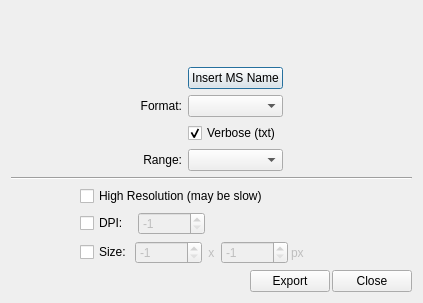
<?xml version="1.0" encoding="UTF-8"?>
<ui version="4.0">
 <class>ExportTab</class>
 <widget class="QDialog" name="ExportTab">
  <property name="geometry">
   <rect>
    <x>0</x>
    <y>0</y>
    <width>423</width>
    <height>303</height>
   </rect>
  </property>
  <property name="maximumSize">
   <size>
    <width>16777215</width>
    <height>16777215</height>
   </size>
  </property>
  <property name="windowTitle">
   <string>PlotMS Export Tab</string>
  </property>
  <layout class="QVBoxLayout" name="verticalLayout_2">
   <item>
    <widget class="QFrame" name="fileFrame">
     <property name="frameShape">
      <enum>QFrame::NoFrame</enum>
     </property>
     <property name="frameShadow">
      <enum>QFrame::Raised</enum>
     </property>
    </widget>
   </item>
   <item>
    <layout class="QHBoxLayout" name="horizontalLayout">
     <item>
      <spacer>
       <property name="orientation">
        <enum>Qt::Horizontal</enum>
       </property>
       <property name="sizeHint" stdset="0">
        <size>
         <width>28</width>
         <height>20</height>
        </size>
       </property>
      </spacer>
     </item>
     <item>
      <layout class="QGridLayout" name="gridLayout">
       <item row="0" column="1">
        <widget class="QPushButton" name="msNamesButton">
         <property name="toolTip">
          <string>Use MS name for export filename</string>
         </property>
         <property name="text">
          <string>Insert MS Name</string>
         </property>
        </widget>
       </item>
       <item row="3" column="1">
        <widget class="QComboBox" name="exportRangeCombo">
         <property name="toolTip">
          <string>Select whether to export the current page or for iteration plots whether to export all pages.</string>
         </property>
        </widget>
       </item>
       <item row="3" column="0">
        <widget class="QLabel" name="rangeLabel">
         <property name="text">
          <string>Range:</string>
         </property>
         <property name="alignment">
          <set>Qt::AlignRight|Qt::AlignTrailing|Qt::AlignVCenter</set>
         </property>
        </widget>
       </item>
       <item row="1" column="0">
        <widget class="QLabel" name="formatLabel">
         <property name="text">
          <string>Format:</string>
         </property>
         <property name="alignment">
          <set>Qt::AlignRight|Qt::AlignTrailing|Qt::AlignVCenter</set>
         </property>
        </widget>
       </item>
       <item row="1" column="1">
        <widget class="QComboBox" name="format">
         <property name="sizePolicy">
          <sizepolicy hsizetype="MinimumExpanding" vsizetype="Fixed">
           <horstretch>0</horstretch>
           <verstretch>0</verstretch>
          </sizepolicy>
         </property>
         <property name="toolTip">
          <string>Select the export format.</string>
         </property>
        </widget>
       </item>
       <item row="2" column="1">
        <widget class="QCheckBox" name="verbose">
         <property name="enabled">
          <bool>true</bool>
         </property>
         <property name="text">
          <string>Verbose (txt)</string>
         </property>
         <property name="checked">
          <bool>true</bool>
         </property>
        </widget>
       </item>
      </layout>
     </item>
     <item>
      <spacer name="horizontalSpacer">
       <property name="orientation">
        <enum>Qt::Horizontal</enum>
       </property>
       <property name="sizeHint" stdset="0">
        <size>
         <width>40</width>
         <height>20</height>
        </size>
       </property>
      </spacer>
     </item>
    </layout>
   </item>
   <item>
    <widget class="Line" name="line">
     <property name="orientation">
      <enum>Qt::Horizontal</enum>
     </property>
    </widget>
   </item>
   <item>
    <layout class="QHBoxLayout" name="horizontalLayout_2">
     <item>
      <spacer name="horizontalSpacer_2">
       <property name="orientation">
        <enum>Qt::Horizontal</enum>
       </property>
       <property name="sizeHint" stdset="0">
        <size>
         <width>40</width>
         <height>20</height>
        </size>
       </property>
      </spacer>
     </item>
     <item>
      <layout class="QVBoxLayout" name="verticalLayout">
       <item>
        <widget class="QCheckBox" name="highRes">
         <property name="text">
          <string>High Resolution (may be slow)</string>
         </property>
        </widget>
       </item>
       <item>
        <widget class="QFrame" name="dpiFrame">
         <property name="frameShape">
          <enum>QFrame::NoFrame</enum>
         </property>
         <property name="frameShadow">
          <enum>QFrame::Raised</enum>
         </property>
         <layout class="QHBoxLayout">
          <property name="spacing">
           <number>3</number>
          </property>
          <property name="margin">
           <number>0</number>
          </property>
          <item>
           <widget class="QCheckBox" name="dpi">
            <property name="text">
             <string>DPI:  </string>
            </property>
           </widget>
          </item>
          <item>
           <widget class="QSpinBox" name="dpiSpinner">
            <property name="enabled">
             <bool>false</bool>
            </property>
            <property name="minimum">
             <number>-1</number>
            </property>
            <property name="maximum">
             <number>999999</number>
            </property>
            <property name="value">
             <number>-1</number>
            </property>
           </widget>
          </item>
          <item>
           <spacer>
            <property name="orientation">
             <enum>Qt::Horizontal</enum>
            </property>
            <property name="sizeHint" stdset="0">
             <size>
              <width>40</width>
              <height>20</height>
             </size>
            </property>
           </spacer>
          </item>
         </layout>
        </widget>
       </item>
       <item>
        <widget class="QFrame" name="sizeFrame">
         <property name="frameShape">
          <enum>QFrame::NoFrame</enum>
         </property>
         <property name="frameShadow">
          <enum>QFrame::Raised</enum>
         </property>
         <layout class="QHBoxLayout">
          <property name="spacing">
           <number>3</number>
          </property>
          <property name="margin">
           <number>0</number>
          </property>
          <item>
           <widget class="QCheckBox" name="size">
            <property name="text">
             <string>Size:</string>
            </property>
           </widget>
          </item>
          <item>
           <widget class="QSpinBox" name="sizeSpinner1">
            <property name="enabled">
             <bool>false</bool>
            </property>
            <property name="minimum">
             <number>-1</number>
            </property>
            <property name="maximum">
             <number>999999</number>
            </property>
            <property name="value">
             <number>-1</number>
            </property>
           </widget>
          </item>
          <item>
           <widget class="QLabel" name="sizeLabel1">
            <property name="enabled">
             <bool>false</bool>
            </property>
            <property name="text">
             <string> x </string>
            </property>
           </widget>
          </item>
          <item>
           <widget class="QSpinBox" name="sizeSpinner2">
            <property name="enabled">
             <bool>false</bool>
            </property>
            <property name="minimum">
             <number>-1</number>
            </property>
            <property name="maximum">
             <number>999999</number>
            </property>
            <property name="value">
             <number>-1</number>
            </property>
           </widget>
          </item>
          <item>
           <widget class="QLabel" name="sizeLabel2">
            <property name="enabled">
             <bool>false</bool>
            </property>
            <property name="text">
             <string>px</string>
            </property>
           </widget>
          </item>
          <item>
           <spacer>
            <property name="orientation">
             <enum>Qt::Horizontal</enum>
            </property>
            <property name="sizeHint" stdset="0">
             <size>
              <width>40</width>
              <height>20</height>
             </size>
            </property>
           </spacer>
          </item>
         </layout>
        </widget>
       </item>
      </layout>
     </item>
     <item>
      <spacer name="horizontalSpacer_3">
       <property name="orientation">
        <enum>Qt::Horizontal</enum>
       </property>
       <property name="sizeHint" stdset="0">
        <size>
         <width>40</width>
         <height>20</height>
        </size>
       </property>
      </spacer>
     </item>
    </layout>
   </item>
   <item>
    <layout class="QHBoxLayout">
     <property name="spacing">
      <number>2</number>
     </property>
     <item>
      <spacer>
       <property name="orientation">
        <enum>Qt::Horizontal</enum>
       </property>
       <property name="sizeHint" stdset="0">
        <size>
         <width>40</width>
         <height>20</height>
        </size>
       </property>
      </spacer>
     </item>
     <item>
      <widget class="QPushButton" name="exportButton">
       <property name="toolTip">
        <string>Click to export.</string>
       </property>
       <property name="text">
        <string>Export</string>
       </property>
      </widget>
     </item>
     <item>
      <widget class="QPushButton" name="cancelButton">
       <property name="toolTip">
        <string>Close this dialog.</string>
       </property>
       <property name="text">
        <string>Close</string>
       </property>
      </widget>
     </item>
    </layout>
   </item>
  </layout>
 </widget>
 <resources/>
 <connections/>
</ui>
